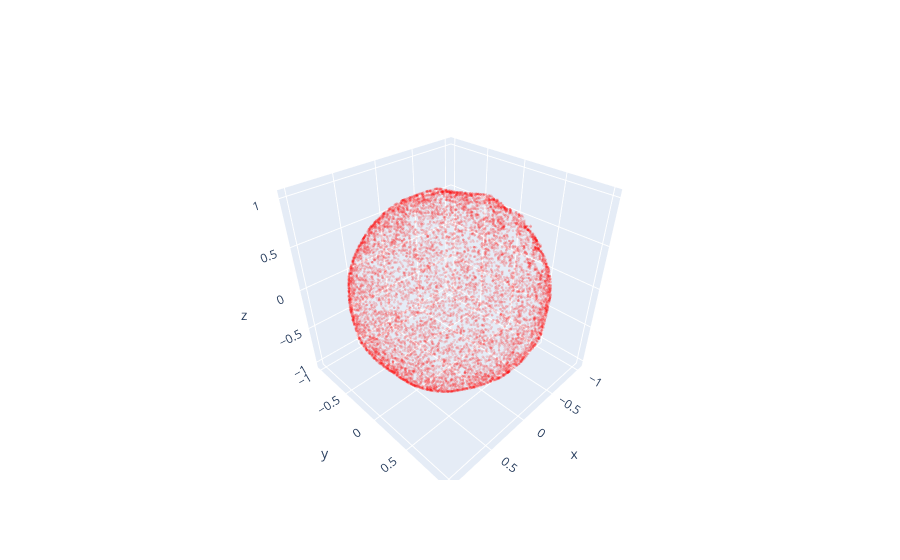

Notebook code for this chart:
### Code cell
fig = go.Figure()
x = reconstructed[:, 0].cpu().numpy()
y = reconstructed[:, 1].cpu().numpy()
z = reconstructed[:, 2].cpu().numpy()
fig.add_trace(go.Scatter3d(
    x=x, y=y, z=z,
    mode='markers',
    marker=dict(size=1.5, color='red', opacity=0.15),
    name='Sfera di Riferimento'
))

### Figure 1 — Plotly figure (JSON) as saved in the notebook; plotly's stock layout.template omitted (floating-point values rounded to 4 significant figures; data arrays with more than 128 entries replaced by an {"elided": "..."} marker saying what was removed)
{"data": [{"marker": {"color": "red", "opacity": 0.15, "size": 1.5}, "mode": "markers", "name": "Sfera di Riferimento", "type": "scatter3d", "x": {"elided": "10000 float values"}, "y": {"elided": "10000 float values"}, "z": {"elided": "10000 float values"}}], "layout": {}}
